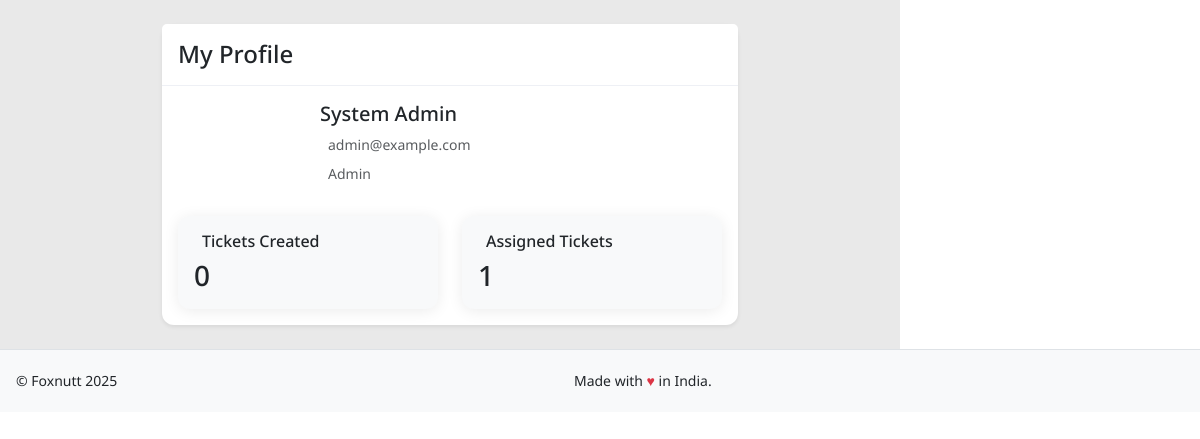
Before: /profile/ (signed in) with the older database file.
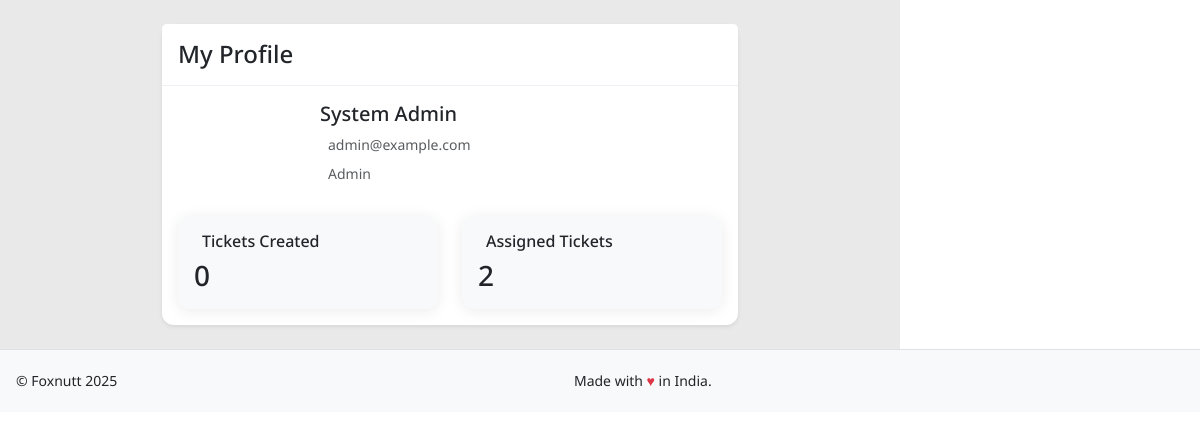
After: the same page with the newer database file.
### tracker/models.py (models this page shows, shortened)
class UserDetail(AbstractBaseUser, PermissionsMixin):
    row_id = models.AutoField(primary_key=True)  # ✅ `row_id` is the primary key
    user_id = models.CharField(max_length=255, unique=True)
    user_name = models.CharField(max_length=255)
    is_email_verified = models.BooleanField(default=False)
    is_active = models.BooleanField(default=True)
    pagination = models.IntegerField(default=10)
    sorting = models.IntegerField(default=0)
    is_staff = models.BooleanField(default=False)
    is_superuser = models.BooleanField(default=False)
    role = models.ForeignKey(Role, on_delete=models.SET_NULL, null=True)
    objects = UserManager()
    USERNAME_FIELD = "user_id"
    REQUIRED_FIELDS = ["user_name"]
    class Meta:
        verbose_name = 'user'
        verbose_name_plural = 'users'
    groups = models.ManyToManyField(
        'auth.Group',
        verbose_name='groups',
        blank=True,
        related_name='userdetail_set',
        related_query_name='userdetail'
    )
    user_permissions = models.ManyToManyField(
        'auth.Permission',
        verbose_name='user permissions',
        blank=True,
        related_name='userdetail_set',
        related_query_name='userdetail'
    )

class Role(models.Model):
    ADMIN = 1
    MANAGER = 2
    CLIENT = 3
    EMPLOYEE = 4
    USER = 5
    STAFF = 6
    ROLE_CHOICES = [
        (ADMIN, 'Admin'),
        (MANAGER, 'Manager'),
        (CLIENT, 'Client'),
        (EMPLOYEE, 'Employee'),
        (USER, 'User'),
        (STAFF, 'Staff'),
    ]
    id = models.PositiveSmallIntegerField(choices=ROLE_CHOICES, primary_key=True)
    name = models.CharField(max_length=50)
    class Meta:
        ordering = ['id']
        verbose_name_plural = 'Roles'
    def __str__(self):
        return self.get_id_display()
    class Meta:
        permissions = [
            ("view_staff_dashboard", "Can view staff dashboard"),
            ("create_ticket", "Can create ticket"),
            ("view_ticket", "Can view ticket"),
            ("comment_ticket", "Can comment on ticket"),
            ("close_ticket", "Can close ticket"),
            ("view_org_tickets", "Can view organization tickets"),
        ]

### tracker/views.py (the view)
# urls.py: path('profile/', views.user_profile, name='profile'),
@login_required
def user_profile(request):
    user = request.user
    if request.method == 'POST':
        pass
    context = {
        'user': user,
        'title': 'My Profile'
    }
    return render(request, 'profile/user_profile.html', context)

### tracker/templates/profile/user_profile.html (shortened to what this page needs)
{% extends 'base.html' %}
{% load static %}
{% block content %}
<div class="container-fluid py-4">
    <div class="row">
        <div class="col-md-8 mx-auto">
            <div class="card shadow-sm">
                <div class="card-header bg-white">
                    <h4 class="mb-0">My Profile</h4>
                </div>
                <div class="card-body">
                    <div class="row mb-4">
                        <div class="col-md-3">
                        </div>
                        <div class="col-md-9">
                            <h5>{{ user.user_name }}</h5>
                            <p class="text-muted mb-2">
                                {{ user.user_id }}
                            </p>
                            <p class="text-muted mb-2">
                                {{ user.role }}
                            </p>
                        </div>
                    </div>
                    <div class="row">
                        <div class="col-md-6">
                            <div class="card bg-light">
                                <div class="card-body">
                                    <h6 class="card-title">
                                        Tickets Created
                                    </h6>
                                    <h3 class="mb-0">{{ user.created_tickets.count }}</h3>
                                </div>
                            </div>
                        </div>
                        <div class="col-md-6">
                            <div class="card bg-light">
                                <div class="card-body">
                                    <h6 class="card-title">
                                        Assigned Tickets
                                    </h6>
                                    <h3 class="mb-0">{{ user.assigned_tickets.count }}</h3>
                                </div>
                            </div>
                        </div>
                    </div>
                </div>
            </div>
        </div>
    </div>
</div>
{% endblock %}

Changed rows visible on the page:
changed UserDetail "System Admin": assigned_tickets.count "1" → "2"
